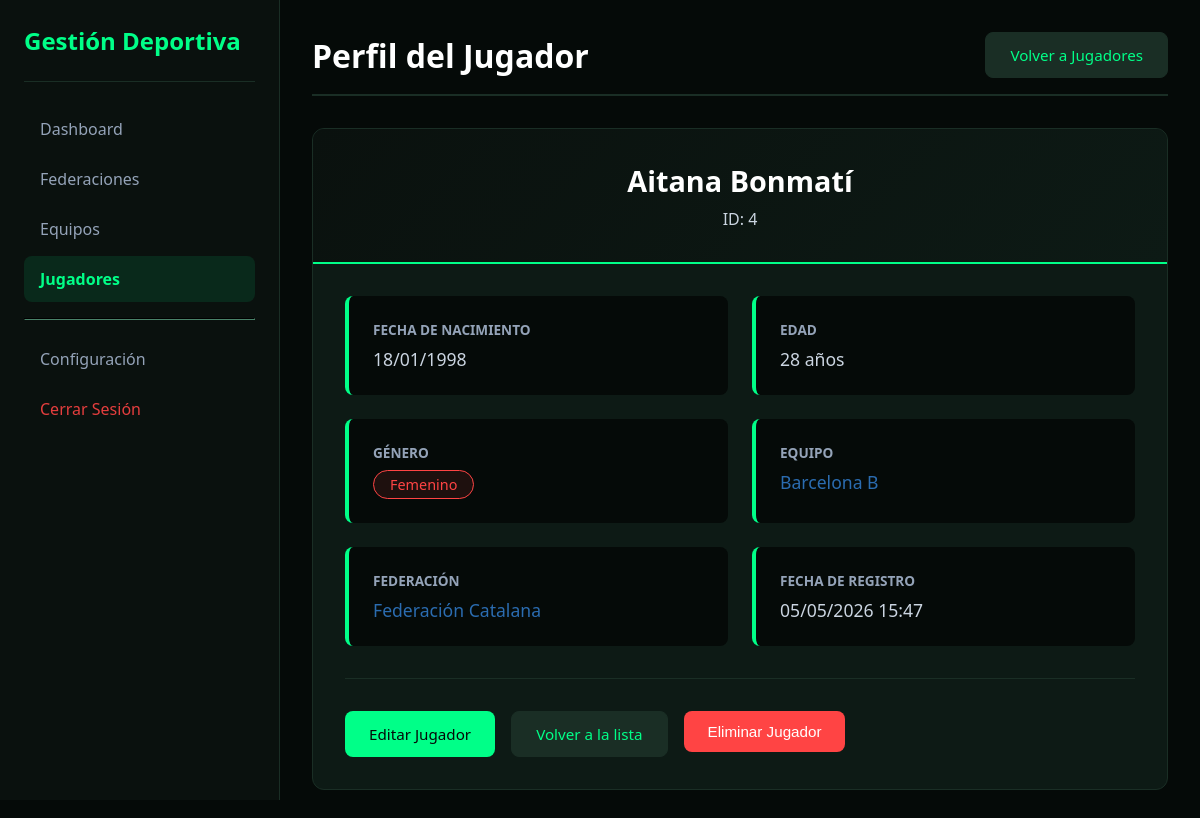
Screenshot of /ver_jugador.php?id=4 (signed in) with the database file from the repository.
### tables this page shows
CREATE TABLE jugadores (
    id INT AUTO_INCREMENT PRIMARY KEY,
    nombre VARCHAR(100) NOT NULL,
    fecha_nacimiento DATE NOT NULL,
    genero ENUM('masculino', 'femenino') NOT NULL,
    equipo_id INT NOT NULL,
    activo TINYINT(1) NOT NULL DEFAULT 1,
    fecha_creacion DATETIME NOT NULL DEFAULT CURRENT_TIMESTAMP,
    fecha_actualizacion DATETIME NOT NULL DEFAULT CURRENT_TIMESTAMP ON UPDATE CURRENT_TIMESTAMP,
    FOREIGN KEY (equipo_id) REFERENCES equipos(id) ON DELETE RESTRICT ON UPDATE CASCADE,
    INDEX idx_nombre (nombre),
    INDEX idx_equipo (equipo_id)
);

CREATE TABLE equipos (
    id INT AUTO_INCREMENT PRIMARY KEY,
    nombre VARCHAR(200) NOT NULL,
    federacion_id INT NOT NULL,
    activo TINYINT(1) NOT NULL DEFAULT 1,
    fecha_creacion DATETIME NOT NULL DEFAULT CURRENT_TIMESTAMP,
    fecha_actualizacion DATETIME NOT NULL DEFAULT CURRENT_TIMESTAMP ON UPDATE CURRENT_TIMESTAMP,
    FOREIGN KEY (federacion_id) REFERENCES federaciones(id) ON DELETE RESTRICT ON UPDATE CASCADE,
    INDEX idx_nombre (nombre),
    INDEX idx_federacion (federacion_id)
);

CREATE TABLE federaciones (
    id INT AUTO_INCREMENT PRIMARY KEY,
    nombre VARCHAR(200) NOT NULL,
    fecha_fundacion DATE NOT NULL,
    departamento VARCHAR(100) NOT NULL,
    municipio VARCHAR(100) NOT NULL,
    complemento VARCHAR(255),
    usuario_admin_id INT DEFAULT NULL,
    activo TINYINT(1) NOT NULL DEFAULT 1,
    fecha_creacion DATETIME NOT NULL DEFAULT CURRENT_TIMESTAMP,
    fecha_actualizacion DATETIME NOT NULL DEFAULT CURRENT_TIMESTAMP ON UPDATE CURRENT_TIMESTAMP,
    INDEX idx_nombre (nombre)
);

### ver_jugador.php (the view, shortened to what this page needs)
<?php
require_once __DIR__ . '/includes/conexion.php';
$rol = $_SESSION['usuario_rol'] ?? '';
$id = isset($_GET['id']) ? filter_var($_GET['id'], FILTER_VALIDATE_INT) : 0;
$stmt = $pdo->prepare("
    SELECT j.*,
           e.nombre as nombre_equipo,
           e.id as equipo_id,
           f.nombre as nombre_federacion,
           f.id as federacion_id
    FROM jugadores j
    LEFT JOIN equipos e ON j.equipo_id = e.id
    LEFT JOIN federaciones f ON e.federacion_id = f.id
    WHERE j.id = :id AND j.activo = 1
");
$stmt->execute([':id' => $id]);
$jugador = $stmt->fetch();
$fecha_nacimiento = new DateTime($jugador['fecha_nacimiento']);
$hoy = new DateTime();
$edad = $hoy->diff($fecha_nacimiento)->y;
?>
<!DOCTYPE html>
<html lang="es">
<head>
    <link rel="stylesheet" href="css/admin.css">
</head>
<body>
    <div class="admin-container">
        <aside class="sidebar">
            <div class="sidebar-header">
                <h1> Gestión Deportiva</h1>
            </div>
            <nav class="sidebar-nav">
                <a href="dashboard.php"> Dashboard</a>
                <?php if ($rol === 'super_admin'): ?>
                    <a href="federaciones.php"> Federaciones</a>
                <?php endif; ?>
                <a href="equipos.php"> Equipos</a>
                <a href="jugadores.php" class="active"> Jugadores</a>
                <hr>
                <a href="configuracion_usuarios.php"> Configuración</a>
                <a href="log_out.php" style="color: #e53e3e;"> Cerrar Sesión</a>
            </nav>
        </aside>
        <main class="main-content">
            <header>
                <h2>Perfil del Jugador</h2>
                <a href="jugadores.php" class="btn btn-secondary"> Volver a Jugadores</a>
            </header>
            <div class="perfil-container">
                <div class="perfil-header">
                    <h2><?php echo htmlspecialchars($jugador['nombre']); ?></h2>
                    <div class="rol">
                        <span>ID: <?php echo $jugador['id']; ?></span>
                    </div>
                </div>
                <div class="perfil-body">
                    <div class="info-grid">
                        <div class="info-card">
                            <h4> Fecha de Nacimiento</h4>
                            <p><?php echo date('d/m/Y', strtotime($jugador['fecha_nacimiento'])); ?></p>
                        </div>
                        <div class="info-card">
                            <h4> Edad</h4>
                            <p><?php echo $edad; ?> años</p>
                        </div>
                        <div class="info-card">
                            <h4> Género</h4>
                            <p>
                                <span class="badge-genero badge-<?php echo $jugador['genero']; ?>">
                                    <?php echo ucfirst($jugador['genero']); ?>
                                </span>
                            </p>
                        </div>
                        <div class="info-card">
                            <h4> Equipo</h4>
                            <p>
                                <?php if ($jugador['nombre_equipo']): ?>
                                    <a href="ver_equipo.php?id=<?php echo $jugador['equipo_id']; ?>" style="color: #2b6cb0; text-decoration: none;">
                                        <?php echo htmlspecialchars($jugador['nombre_equipo']); ?>
                                    </a>
                                <?php else: ?>
                                    <span style="color: #a0aec0;">Sin equipo asignado</span>
                                <?php endif; ?>
                            </p>
                        </div>
                        <div class="info-card">
                            <h4> Federación</h4>
                            <p>
                                <?php if ($jugador['nombre_federacion']): ?>
                                    <a href="ver_federacion.php?id=<?php echo $jugador['federacion_id']; ?>" style="color: #2b6cb0; text-decoration: none;">
                                        <?php echo htmlspecialchars($jugador['nombre_federacion']); ?>
                                    </a>
                                <?php else: ?>
                                    <span style="color: #a0aec0;">Sin federación</span>
                                <?php endif; ?>
                            </p>
                        </div>
                        <div class="info-card">
                            <h4> Fecha de Registro</h4>
                            <p><?php echo date('d/m/Y H:i', strtotime($jugador['fecha_creacion'])); ?></p>
                        </div>
                    </div>
                    <div class="acciones">
                        <a href="editar_jugador.php?id=<?php echo $jugador['id']; ?>" class="btn btn-primary">
                             Editar Jugador
                        </a>
                        <a href="jugadores.php" class="btn btn-secondary">
                             Volver a la lista
                        </a>
                        <form method="POST" action="ver_jugador.php?id=<?php echo $jugador['id']; ?>" style="display: inline;"
                              onsubmit="return confirm('¿Estás seguro de eliminar a <?php echo htmlspecialchars(addslashes($jugador['nombre'])); ?>?')">
                            <button type="submit" class="btn btn-danger">
                                 Eliminar Jugador
                            </button>
                        </form>
                    </div>
                </div>
            </div>
        </main>
    </div>
</body>
</html>

### css/admin.css (style rules this page uses)
* { margin: 0; padding: 0; box-sizing: border-box; }
body { font-family: 'Segoe UI', Tahoma, Geneva, Verdana, sans-serif; background: #050a08; color: #ffffff; }
.admin-container { display: flex; min-height: 100vh; }
.sidebar { width: 280px; background: #0a110e; color: white; padding: 1.5rem; position: fixed; height: 100vh; overflow-y: auto; border-right: 1px solid #1a2e25; }
.sidebar-header { padding-bottom: 1.5rem; border-bottom: 1px solid #1a2e25; margin-bottom: 1.5rem; }
.sidebar-header h1 { font-size: 1.5rem; color: #00ff88; }
.sidebar-nav a { display: block; padding: 0.75rem 1rem; color: #94a3b8; text-decoration: none; border-radius: 8px; margin-bottom: 0.25rem; transition: all 0.3s; }
.sidebar-nav a.active { background: rgba(0, 255, 136, 0.1); color: #00ff88; font-weight: bold; }
.sidebar-nav hr { border-color: #1a2e25; margin: 1rem 0; }
.main-content { margin-left: 280px; flex: 1; padding: 2rem; }
.main-content header { display: flex; justify-content: space-between; align-items: center; margin-bottom: 2rem; padding-bottom: 1rem; border-bottom: 2px solid #1a2e25; }
.main-content header h2 { font-size: 2rem; color: #ffffff; }
.btn { display: inline-block; padding: 0.75rem 1.5rem; border: none; border-radius: 8px; font-size: 1rem; font-weight: 500; cursor: pointer; text-decoration: none; transition: all 0.3s; }
.btn-primary { background: #00ff88; color: #050a08; }
.btn-danger { background: #ff4444; color: white; }
.btn-secondary { background: #1a2e25; color: #00ff88; border: 1px solid #1a2e25; }

### ver_jugador.php (style rules this page uses)
.perfil-container { background: #0d1a15; border-radius: 12px; border: 1px solid #1a2e25; overflow: hidden; }
.perfil-header { background: linear-gradient(135deg, #0a110e 0%, #0d1a15 100%); border-bottom: 2px solid #00ff88; color: white; padding: 2rem; text-align: center; }
.perfil-header h2 { font-size: 1.8rem; margin-bottom: 0.5rem; color: #ffffff; }
.perfil-header .rol { font-size: 1rem; color: #cbd5e1; }
.perfil-body { padding: 2rem; }
.info-grid { display: grid; grid-template-columns: repeat(auto-fit, minmax(250px, 1fr)); gap: 1.5rem; margin-bottom: 2rem; }
.info-card { background: #050a08; padding: 1.5rem; border-radius: 8px; border-left: 4px solid #00ff88; }
.info-card h4 { color: #94a3b8; font-size: 0.85rem; text-transform: uppercase; margin-bottom: 0.5rem; }
.info-card p { color: #cbd5e1; font-size: 1.1rem; font-weight: 500; }
.badge-genero { display: inline-block; padding: 0.25rem 1rem; border-radius: 20px; font-size: 0.9rem; font-weight: 500; }
.badge-femenino { background: rgba(255, 68, 68, 0.1); color: #ff4444; border: 1px solid #ff4444; }
.acciones { display: flex; gap: 1rem; margin-top: 2rem; padding-top: 2rem; border-top: 1px solid #1a2e25; }
.btn { display: inline-flex; align-items: center; gap: 0.5rem; padding: 0.75rem 1.5rem; border-radius: 8px; text-decoration: none; font-weight: 500; transition: all 0.3s; border: none; cursor: pointer; font-size: 0.95rem; }
.btn-primary { background: #00ff88; color: #050a08; }
.btn-secondary { background: #1a2e25; color: #00ff88; border: 1px solid #1a2e25; }
.btn-danger { background: #ff4444; color: white; }

### rows the page displays
jugadores: nombre "Aitana Bonmatí", id "4", fecha_nacimiento "18/01/1998", genero "Femenino", equipo.nombre "Barcelona B", federaciones.nombre "Federación Catalana", fecha_creacion "05/05/2026 15:47"
